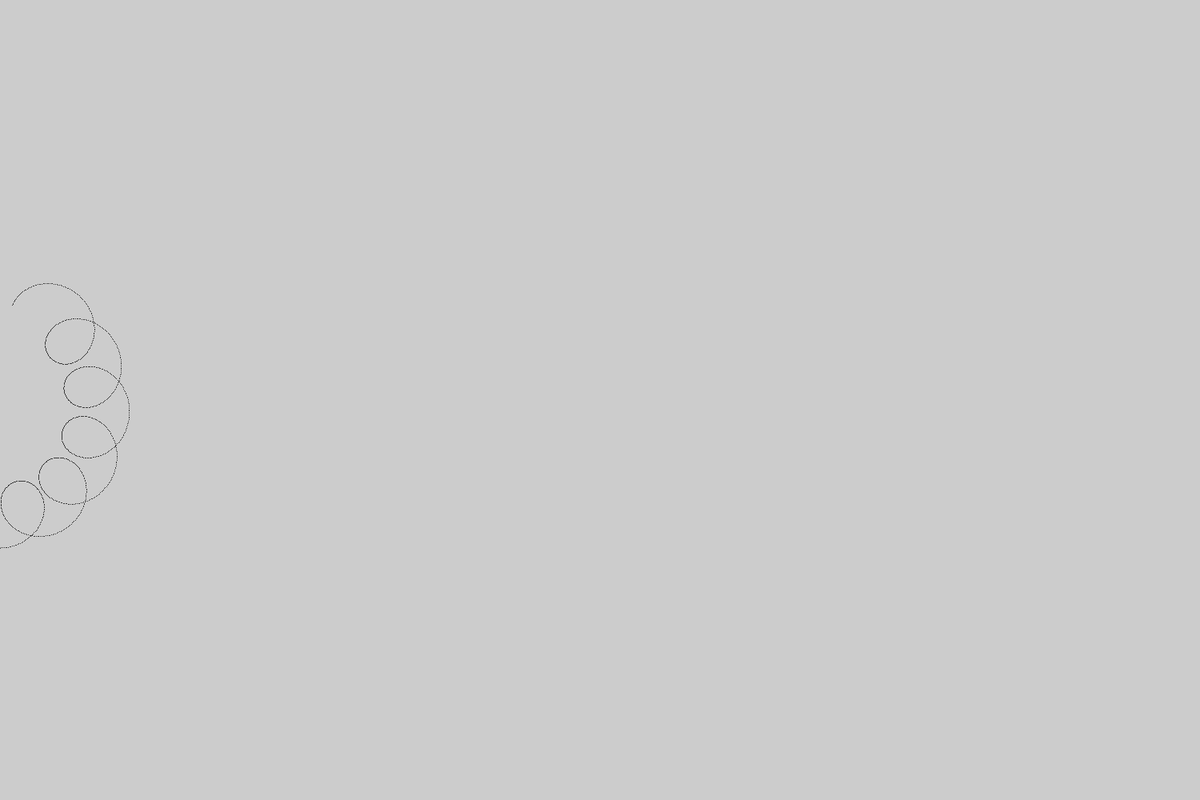
Frame 1 (no input)
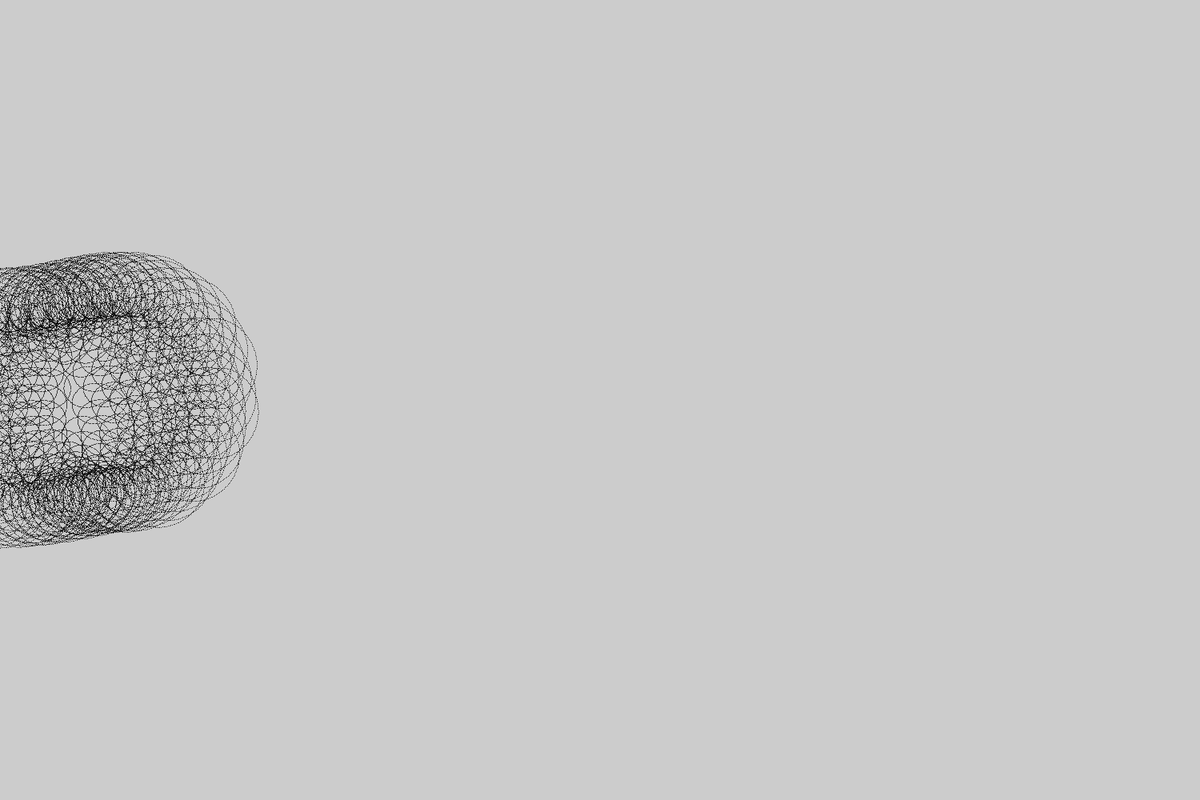
Frame 60 (the mouse pressed at the canvas centre just before this capture)
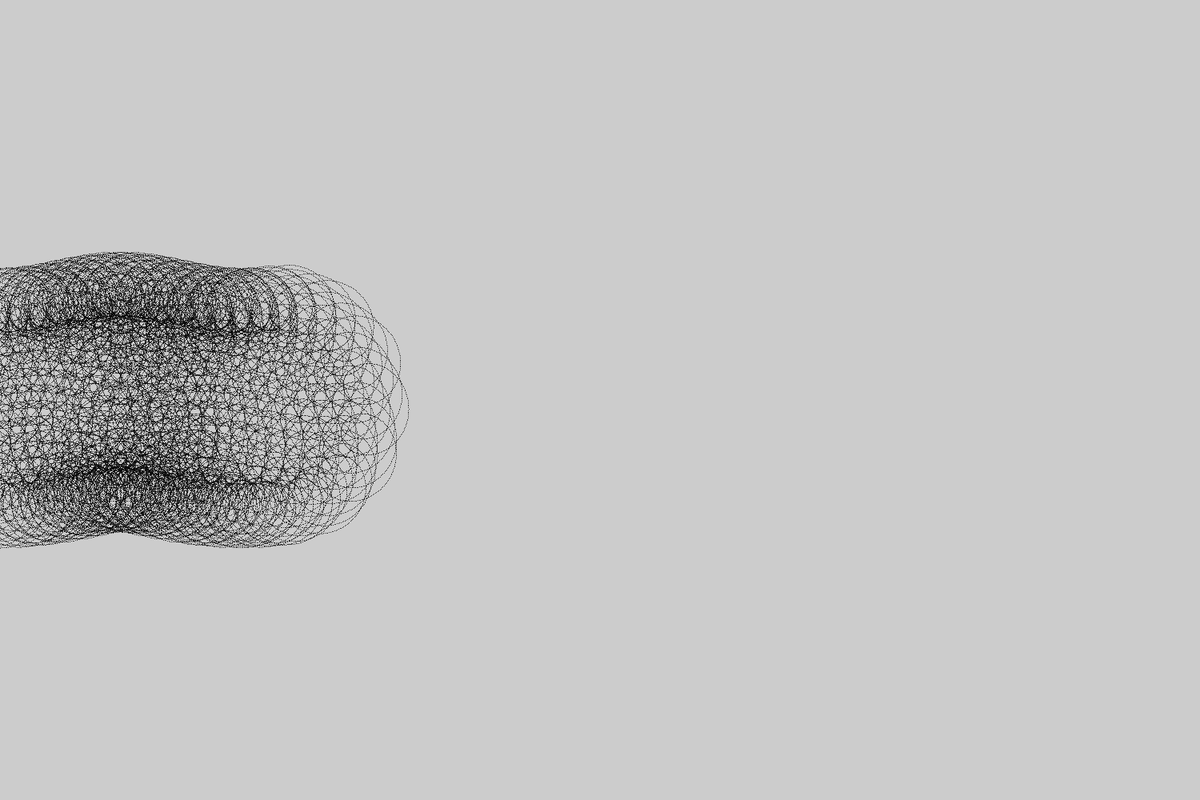
Frame 120 (the mouse held since frame 60 and released just before this capture)

The Processing sketch that drew these frames (run headless with seeded random() and noise(); from frame 60 on, the mouse is pressed at the canvas centre):

// Processing sketch: guilloche6
// ── guilloche6.pde

/* floating point modulus function */
float fmodulus(float a, float b)
{
        return a - floor(a / b) * b;
}

/* parametric function for x = f(t) for rectangular path */
float prectanglex(float t, float period, float width, float height)
{
    float z;
    float r1, r2, r3; /* 4 regions, boundaries at r1, r2, r3 */
    float total_len = 2 * width + 2 * height;
    
    z = fmodulus(t, period);
    r1 = (width / total_len) * period;
    r2 = ((width + height) / total_len) * period;
    r3 = ((2 * width + height) / total_len) * period;

    if (z <= r1) { /* bottom of rectangle, moving right */
       return (z / r1) * width;
    }
    if (z <= r2) { /* right side of rectangle, moving up */
       return width;
    }
    if (z <= r3) { /* top of rectangle, moving left */
      return  -(((z - r1 - r2) / (r3 - r2)) * width);
    }
    return 0;    /* left side of rectangle, moving down */
}

float prectangley(float t, float period, float width, float height)
{
  float z;
  float r1, r2, r3; /* 4 regions, boundaries at r1, r2, r3 */
  float total_len = 2 * width + 2 * height;
    
  z = fmodulus(t, period);
  r1 = (width / total_len) * period;
  r2 = ((width + height) / total_len) * period;
  r3 = ((2 * width + height) / total_len) * period;
  
  
  if (z <= r1) { /* bottom of rectangle, moving right */
    return height;
  }
  if (z <= r2) { /* right side of rectangle, moving up */
    return height - (((z - r1) / (r2 - r1)) * height);
  }
  if (z <= r3) { /* top of rectangle */
      return 0;
  }
  /* left side of rectangle, moving down. */
  return ((z - r3) / (period - r3)) * height;
}

void setup() {  // setup() runs once
  size(1500, 1000);
  frameRate(30);
}

float t = 0;

void draw()
{
  float x1, y1, x2, y2, x3, y3, x4, y4;
  float ox, oy;
  float period, w, h;
  float rad1 = 10;
  float rad2 = 150;
  float rad4 = 40;
  float rad3;
  
  ox = 250;
  oy = 250;
  period = 25;
  w = 700;
  h = 500;
  
  for (int i = 0; i < 1000; i++) {
    x1 = prectanglex(t, period, w, h);
    y1 = prectangley(t, period, w, h);

    //point(x1 + ox, y1 + oy);
    
    rad3 = rad1 - sin(t * 0.2) * rad1 * 0.9;
    x2 = x1 + sin(t * 2) * rad1;
    y2 = y1 + cos(t * 2) * rad1;
    // point(x2 + ox, y2 + oy);
    x3 = x2 + 0.8 * sin(t * 90) * rad2;
    y3 = y2 + 0.9 * cos(t * 90) * rad2;
    // point(x3 + ox, y3 + oy);
    x4 = x3 + sin(t * 1200) * rad4;
    y4 = y3 + cos(t * 1200) * rad4;
    point(x4, y4);
    t += 0.00003;
  }
}
